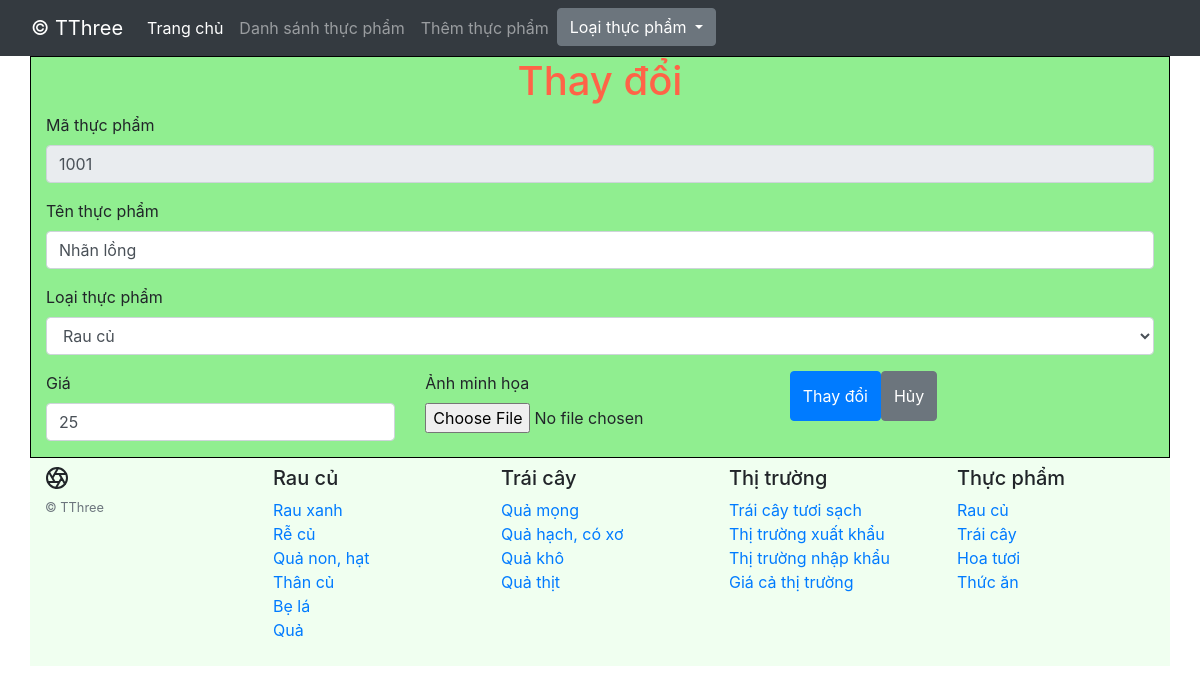
Screenshot of /index.php?page=edit&foodCode=1001 with the database file from the repository.
### tables this page shows
CREATE TABLE `food` (
  `foodCode` int NOT NULL,
  `foodName` varchar(50) NOT NULL,
  `foodLine` varchar(50) NOT NULL,
  `buyPrice` int NOT NULL,
  `img` varchar(255) DEFAULT NULL
);

### src/model/FoodModel.php (called while the page is built, shortened)
<?php
class FoodModel
{
    protected $database;
    public function __construct()
    {
        $db = new DBConnect();
        $this->database = $db->connect();
    }
    public function getFoodById($foodCode){
        $sql = 'SELECT * FROM `food` WHERE foodCode = :foodCode';
        $stmt = $this->database->prepare($sql);
        $stmt->bindParam(':foodCode', $foodCode);
        $stmt->execute();
        return $stmt->fetch();
    }
}
?>

### src/model/DBConnect.php (called while the page is built, shortened)
<?php
class  DBConnect
{
    protected $dsn;
    protected $username;
    protected $password;
    public function __construct()
    {
        $this->dsn = 'mysql:host=localhost;dbname=case_study';
        $this->username = 'root';
        $this->password = 'G*[pBm%h[5YnYY$Z';
    }
    public function connect()
    {
        try {
            return new  \PDO($this->dsn, $this->username, $this->password);
        } catch (\PDOException $e) {
            echo $e->getMessage();
            exit();
        }
    }
}

### src/model/FoodLinesModel.php (called while the page is built, shortened)
<?php
class FoodLinesModel
{
    protected $database;
    public function __construct()
    {
        $db = new DBConnect();
        $this->database = $db->connect();
    }
    public function getFoodLines()
    {
        $sql = "SELECT * FROM foodlines";
        $stmt = $this->database->query($sql);
        return $stmt->fetchAll();
    }
}

### src/view/edit.php (the view)
<?php
require_once "src/view/blocks/header.php";
?>
<div  style="border: 1px solid black; background-color: lightgreen " class="container">
    <div class="row">
        <div class="col-12">
            <h1 style="color: tomato; text-align: center;">Thay đổi</h1>
        </div>
        <div class="col-12">
            <form method="post" enctype="multipart/form-data">
                <div class="form-group">
                    <label>Mã thực phẩm</label>
                    <input value="<?php echo $foods['foodCode'] ?>" type="text" class="form-control" name="name" readonly>
                </div>
                <div class="form-group">
                    <label>Tên thực phẩm</label>
                    <input value="<?php echo $foods['foodName'] ?>" type="text" class="form-control" name="foodName" placeholder="Nhập tên" required>
                </div>
                <div class=" form-group">
                        <label for="exampleFormControlTextarea1"> Loại thực phẩm</label>
                        <select name="foodLine" class="form-control ">
                            <?php foreach ($foodlines as $foodline): ?>
                                <option value="<?php echo $foodline['foodLine'] ?>"><?php echo $foodline['foodLine'] ?></option>
                            <?php endforeach;?>
                        </select>
                    </div>
                </div>
                <div class="col-4 form-group">
                    <label>Giá</label>
                    <input value="<?php echo $foods['buyPrice'] ?>" type="number"class="form-control" name="buyPrice" placeholder="Nhập giá" required>
                </div>
                <div class="col-4 form-group">
                    <label>Ảnh minh họa</label>
                    <input type="file" name="img" placeholder="Chọn ảnh"  required>
                </div>
                <button style="height: 50px" type="submit" class="btn btn-primary">Thay đổi</button>
                <button style="height: 50px" class="btn btn-secondary" onclick="window.history.go(-1); return false;">Hủy</button>
    </div>
    </div>
<?php
require_once "src/view/blocks/footer.php";
?>

### rows the page displays
food: name "1001", foodName "Nhãn lồng", buyPrice "25"

### other values shown
form field foodLine "Rau củ"
